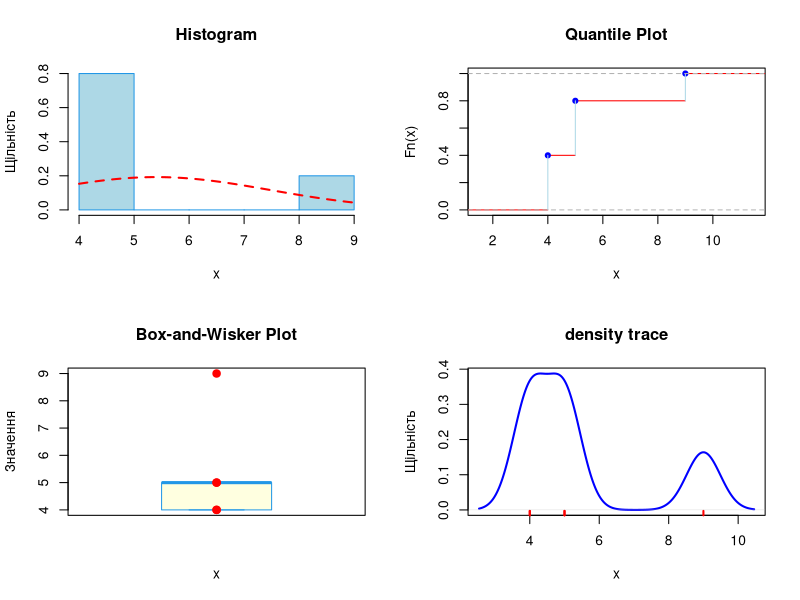
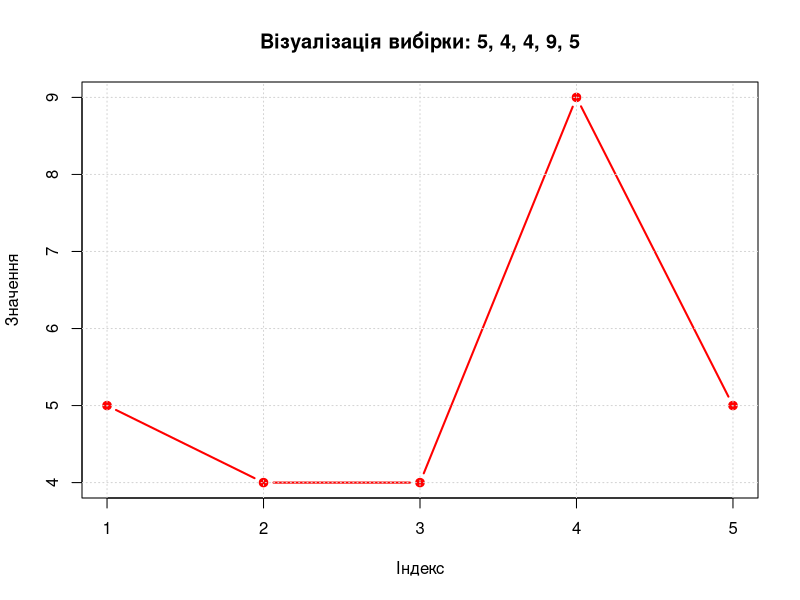

These figures' R source, in order:
## ---- chunk 1
# Вхідні дані
x <- c(5, 4, 4, 9, 5)

# Основні статистики
cat("Вибірка:", x, "\n")
cat("Кількість:", length(x), "\n")
cat("Сума:", sum(x), "\n")
cat("Середнє:", mean(x), "\n")
cat("Медіана:", median(x), "\n")
cat("Мода:", names(sort(table(x), decreasing = TRUE)[1]), "\n")

# Мінімум і максимум
cat("Мінімум:", min(x), "\n")
cat("Максимум:", max(x), "\n")

# Дисперсія і стандартне відхилення
cat("Дисперсія:", var(x), "\n")
cat("Стандартне відхилення:", sd(x), "\n")

# Квантилі
cat("Квантилі:\n")
print(quantile(x))

# Таблиця частот
cat("Частоти:\n")
print(table(x))

a <- mean(x)
s <- sd(x)

# Створюємо графічне вікно з 4 панелями
op <- par(mfrow = c(2, 2))

# 1. Гістограма з нормальною кривою
hist(x,
     freq = FALSE,
     col = "lightblue",
     main = "Histogram",
     border = 4,
     xlab = "x",
     ylab = "Щільність")

curve(dnorm(x, a, s),
      col = "red",
      lty = 2,
      lwd = 2,
      add = TRUE)


# 2. Емпірична функція розподілу
Fn <- ecdf(x)
plot(Fn,
     main = "Quantile Plot",
     verticals = TRUE,
     col.points = "blue",
     col.hor = "red",
     col.vert = "lightblue",
     xlab = "x",
     ylab = "Fn(x)")

# 3. Boxplot з точками
boxplot(x,
        main = "Box-and-Wisker Plot",
        col = "lightyellow",
        border = 4,
        xlab = "x",
        ylab = "Значення",
        horizontal = FALSE)

# Додаємо точки
points(rep(1, length(x)), x, pch = 19, col = "red", cex = 1.2)

# 4. Ядерна оцінка щільності
plot(density(x),
     main = "density trace",
     xlab = "x",
     ylab = "Щільність",
     col = "blue",
     lwd = 2)

rug(x, col = "red", lwd = 2)

# Повертаємо параметри графіків
par(op)

# Простий графік
plot(x, 
     type = "b", 
     main = "Візуалізація вибірки: 5, 4, 4, 9, 5",
     xlab = "Індекс",
     ylab = "Значення",
     pch = 19,
     col = "red",
     lwd = 2)
grid()
